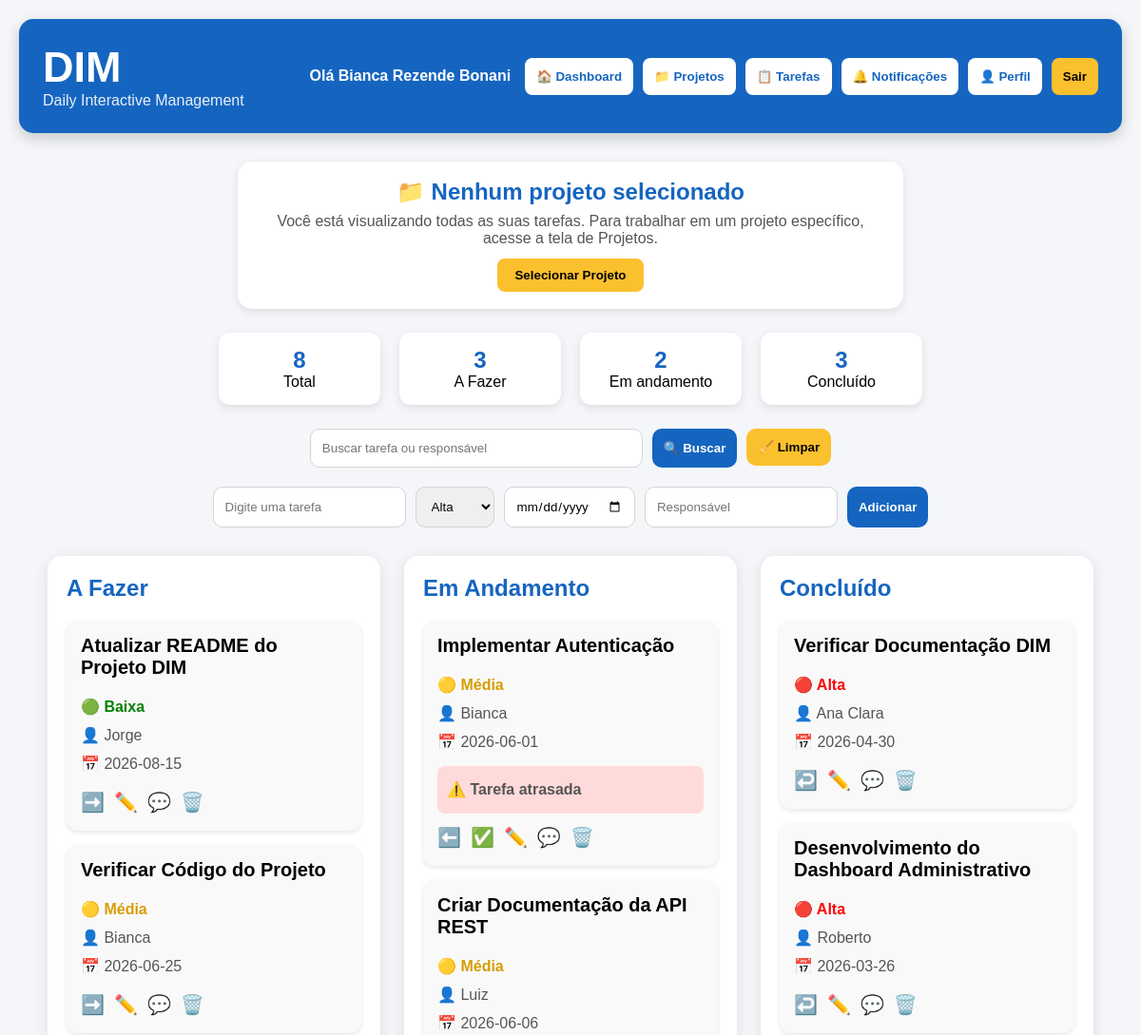
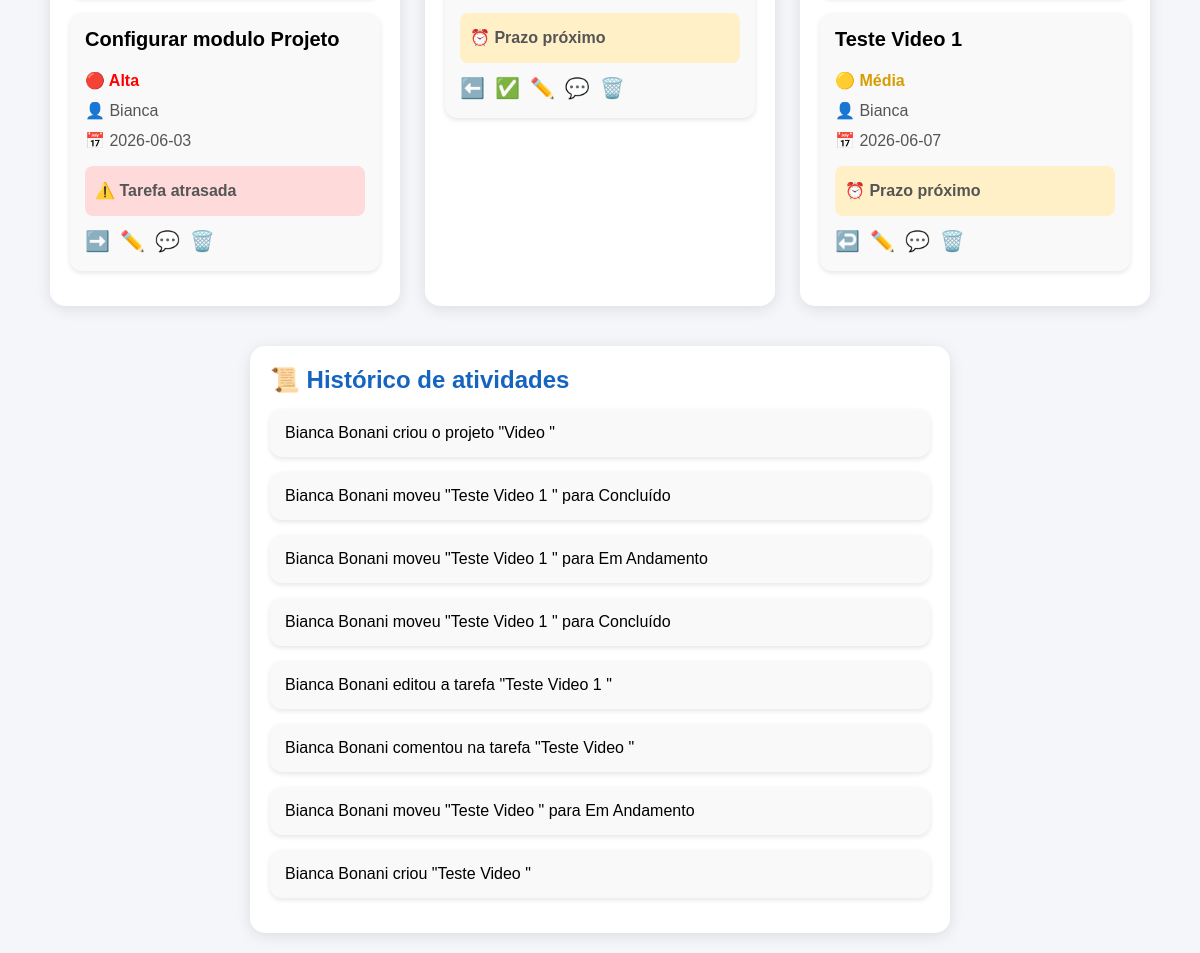
/dashboard (signed in), run on the app's committed database (2 pictures, top to bottom).
### tables this page shows
CREATE TABLE tarefas(
                id INTEGER PRIMARY KEY AUTOINCREMENT,
                tarefa TEXT
            , status TEXT DEFAULT 'A Fazer', usuario_id INTEGER, prioridade TEXT DEFAULT 'Média', prazo TEXT, responsavel TEXT, projeto_id INTEGER);

CREATE TABLE historico(
        id INTEGER PRIMARY KEY AUTOINCREMENT,
        mensagem TEXT
    );

### app.py (the view, shortened to what this page needs)
@app.route("/dashboard", methods=["GET", "POST"])
def dashboard():
    if "usuario_id" not in session:
        return redirect("/login")
    conexao = get_db()
    cursor = conexao.cursor()
    projeto_id = session.get("projeto_id")
    projeto_nome = session.get("projeto_nome")
    busca = request.args.get("busca", "")
    if projeto_id:
        cursor.execute("""
        SELECT id, tarefa, status, usuario_id, prioridade, prazo, responsavel
        FROM tarefas
        WHERE usuario_id=?
        AND projeto_id=?
        """, (session["usuario_id"], projeto_id))
    else:
        cursor.execute("""
        SELECT id, tarefa, status, usuario_id, prioridade, prazo, responsavel
        FROM tarefas
        WHERE usuario_id=?
        """, (session["usuario_id"],))
    tarefas = cursor.fetchall()
    tarefas_novas = []
    hoje = date.today()
    for tarefa in tarefas:
        tarefa = list(tarefa)
        atrasada = False
        proximo = False
        if tarefa[5]:
            try:
                prazo = datetime.strptime(tarefa[5], "%Y-%m-%d").date()
                if prazo < hoje and tarefa[2] != "Concluído":
                    atrasada = True
                elif hoje <= prazo <= hoje + timedelta(days=2):
                    proximo = True
            except:
                pass
        tarefa.append(atrasada)
        tarefa.append(proximo)
        tarefas_novas.append(tarefa)
    tarefas = tarefas_novas
    total = len(tarefas)
    fazer = len([t for t in tarefas if t[2] == "A Fazer"])
    andamento = len([t for t in tarefas if t[2] == "Em Andamento"])
    concluido = len([t for t in tarefas if t[2] == "Concluído"])
    cursor.execute("""
    SELECT *
    FROM historico
    ORDER BY id DESC
    LIMIT 8
    """)
    historico = cursor.fetchall()
    conexao.close()
    return render_template(
        "dashboard.html",
        tarefas=tarefas,
        historico=historico,
        busca=busca,
        total=total,
        fazer=fazer,
        andamento=andamento,
        concluido=concluido,
        projeto_nome=projeto_nome
    )

### app.py (called while the page is built)
def get_db():
    conexao = sqlite3.connect("dim.db")
    return conexao

### templates/dashboard.html (shortened to what this page needs)
<!DOCTYPE html>
<html lang="pt-BR">
<head>
</head>
<body>
<div class="topo">
<div class="logo">
<h1>DIM</h1>
<p>Daily Interactive Management</p>
</div>
<div class="usuario-topo">
<span>Olá {{session["nome"]}}</span>
<div class="menu-botoes">
<a href="/dashboard">
<button class="btn-projetos">
🏠 Dashboard
</button>
</a>
<a href="/projetos">
<button class="btn-projetos">
📁 Projetos
</button>
</a>
<a href="/tarefas">
<button class="btn-projetos">
📋 Tarefas
</button>
</a>
<a href="/notificacoes">
<button class="btn-projetos">
🔔 Notificações
</button>
</a>
<a href="/perfil">
<button class="btn-perfil">
👤 Perfil
</button>
</a>
<a href="/logout">
<button class="btn-sair">
Sair
</button>
</a>
</div>
</div>
</div>
<div class="projeto-atual">
{% if projeto_nome %}
<h2>📁 Projeto atual: {{ projeto_nome }}</h2>
<p>
As tarefas exibidas abaixo pertencem ao projeto selecionado.
</p>
<a href="/limpar_projeto">
<button>
Ver todas as tarefas
</button>
</a>
{% else %}
<h2>📁 Nenhum projeto selecionado</h2>
<p>
Você está visualizando todas as suas tarefas. Para trabalhar em um projeto específico, acesse a tela de Projetos.
</p>
<a href="/projetos">
<button>
Selecionar Projeto
</button>
</a>
{% endif %}
</div>
<div class="estatisticas">
<div class="stat">
<h2>{{total}}</h2>
<p>Total</p>
</div>
<div class="stat">
<h2>{{fazer}}</h2>
<p>A Fazer</p>
</div>
<div class="stat">
<h2>{{andamento}}</h2>
<p>Em andamento</p>
</div>
<div class="stat">
<h2>{{concluido}}</h2>
<p>Concluído</p>
</div>
</div>
<form method="GET" class="busca">
<input
type="text"
name="busca"
value="{{busca}}"
placeholder="Buscar tarefa ou responsável">
<button type="submit">
🔍 Buscar
</button>
<a href="/dashboard">
<button type="button" class="limpar">
🧹 Limpar
</button>
</a>
</form>
<form method="POST" class="formulario">
<input
type="text"
name="tarefa"
placeholder="Digite uma tarefa">
<select name="prioridade">
<option>Alta</option>
</select>
<input
type="date"
name="prazo">
<input
type="text"
name="responsavel"
placeholder="Responsável">
<button>
Adicionar
</button>
</form>
<div class="kanban">
{% for coluna in ["A Fazer","Em Andamento","Concluído"] %}
<div class="coluna">
<h2>{{coluna}}</h2>
{% for tarefa in tarefas %}
{% if tarefa[2]==coluna %}
<div class="card">
<b>
{{tarefa[1]}}
</b>
<div class="info">
{% if tarefa[4]=="Alta" %}
<div class="prioridade-alta">
🔴 Alta
</div>
{% elif tarefa[4]=="Média" %}
<div class="prioridade-media">
🟡 Média
</div>
{% else %}
<div class="prioridade-baixa">
🟢 Baixa
</div>
{% endif %}
👤 {{tarefa[6]}}
<br>
📅 {{tarefa[5]}}
{% if tarefa[8] %}
<div class="proximo">
⏰ Prazo próximo
</div>
{% endif %}
{% if tarefa[7] %}
<div class="atrasada">
⚠️ Tarefa atrasada
</div>
{% endif %}
<div class="acoes">
{% if coluna=="A Fazer" %}
<a href="/mudar/{{tarefa[0]}}/Em Andamento" title="Mover para Em Andamento">
➡️
</a>
{% elif coluna=="Em Andamento" %}
<a href="/mudar/{{tarefa[0]}}/A Fazer" title="Voltar para A Fazer">
⬅️
</a>
<a href="/mudar/{{tarefa[0]}}/Concluído" title="Mover para Concluído">
✅
</a>
{% elif coluna=="Concluído" %}
<a href="/mudar/{{tarefa[0]}}/Em Andamento" title="Voltar para Em Andamento">
↩️
</a>
{% endif %}
<a href="/editar/{{tarefa[0]}}" title="Editar tarefa">
✏️
</a>
<a href="/comentarios/{{tarefa[0]}}" title="Comentários">
💬
</a>
<a href="/excluir/{{tarefa[0]}}" title="Excluir tarefa">
🗑️
</a>
</div>
</div>
</div>
{% endif %}
{% endfor %}
</div>
{% endfor %}
</div>
<div class="historico">
<h2>
📜 Histórico de atividades
</h2>
{% for item in historico %}
<div class="card">
{{item[1]}}
</div>
{% endfor %}
</div>
</body>
</html>

### templates/dashboard.html (style rules this page uses)
* { margin:0; padding:0; box-sizing:border-box; font-family:Arial; }
body { background:#f4f6f9; padding:20px; }
.topo { background:#1565C0; color:white; padding:25px; border-radius:15px; display:flex; justify-content:space-between; align-items:center; margin-bottom:30px; box-shadow:0px 5px 15px rgba(0,0,0,0.2); }
.logo h1 { font-size:45px; }
.logo p { font-size:16px; opacity:0.9; }
.usuario-topo { display:flex; align-items:center; gap:15px; }
.usuario-topo span { font-size:16px; font-weight:bold; }
.menu-botoes { display:flex; gap:10px; }
.menu-botoes a { text-decoration:none; }
.btn-projetos { background:white; color:#1565C0; border:none; padding:12px; border-radius:8px; font-weight:bold; cursor:pointer; }
.btn-perfil { background:white; color:#1565C0; border:none; padding:12px; border-radius:8px; font-weight:bold; cursor:pointer; }
.btn-sair { background:#FBC02D; color:black; border:none; padding:12px; border-radius:8px; font-weight:bold; cursor:pointer; }
.projeto-atual { background:white; width:700px; margin:0 auto 25px auto; padding:18px; border-radius:15px; box-shadow:0px 3px 10px rgba(0,0,0,0.1); text-align:center; }
.projeto-atual h2 { color:#1565C0; margin-bottom:8px; }
.projeto-atual p { color:#555; }
.projeto-atual a { text-decoration:none; }
.projeto-atual button { margin-top:12px; background:#FBC02D; color:black; border:none; padding:10px 18px; border-radius:8px; font-weight:bold; cursor:pointer; }
.estatisticas { display:flex; justify-content:center; gap:20px; margin-bottom:25px; }
.stat { background:white; padding:15px; width:170px; text-align:center; border-radius:12px; box-shadow:0px 3px 10px rgba(0,0,0,0.1); }
.stat h2 { color:#1565C0; }
.busca { display:flex; justify-content:center; gap:10px; margin-bottom:20px; }
.busca input { padding:12px; width:350px; border-radius:10px; border:1px solid lightgray; }
.busca button { background:#1565C0; color:white; border:none; padding:12px; border-radius:10px; font-weight:bold; cursor:pointer; }
.busca .limpar { background:#FBC02D; color:black; }
.formulario { display:flex; justify-content:center; gap:10px; margin-bottom:30px; }
.formulario input, .formulario select { padding:12px; border-radius:10px; border:1px solid lightgray; }
.formulario button { background:#1565C0; color:white; border:none; padding:12px; border-radius:10px; font-weight:bold; cursor:pointer; }
.kanban { display:flex; gap:25px; justify-content:center; }
.coluna { background:white; width:350px; padding:20px; border-radius:15px; box-shadow:0px 3px 15px rgba(0,0,0,0.1); }
.coluna h2 { margin-bottom:20px; color:#1565C0; }
.card { background:#f9f9f9; padding:15px; border-radius:12px; margin-bottom:15px; box-shadow:0px 2px 5px rgba(0,0,0,0.1); }
.card b { font-size:20px; }
.info { margin-top:15px; color:#555; line-height:30px; }
.prioridade-alta { color:red; font-weight:bold; }
.prioridade-media { color:#d79d00; font-weight:bold; }
.prioridade-baixa { color:green; font-weight:bold; }
.atrasada { background:#ffdada; padding:10px; margin-top:10px; border-radius:8px; font-weight:bold; }
.proximo { background:#fff0c7; padding:10px; margin-top:10px; border-radius:8px; font-weight:bold; }
.acoes { display:flex; gap:10px; margin-top:10px; }
.acoes a { text-decoration:none; font-size:20px; }
.historico { width:700px; margin:auto; margin-top:40px; background:white; padding:20px; border-radius:15px; box-shadow:0px 3px 15px rgba(0,0,0,0.1); }
.historico h2 { color:#1565C0; margin-bottom:15px; }

### data on the page
tarefas: tarefa "Atualizar README do Projeto DIM", prioridade "🟢 Baixa", responsavel "Jorge", prazo "2026-08-15"
tarefas: tarefa "Verificar Código do Projeto", prioridade "🟡 Média", responsavel "Bianca", prazo "2026-06-25"
tarefas: tarefa "Configurar modulo Projeto", prioridade "🔴 Alta", responsavel "Bianca", prazo "2026-06-03", shows "⚠️ Tarefa atrasada"
tarefas: tarefa "Implementar Autenticação", prioridade "🟡 Média", responsavel "Bianca", prazo "2026-06-01", shows "⚠️ Tarefa atrasada"
tarefas: tarefa "Criar Documentação da API REST", prioridade "🟡 Média", responsavel "Luiz", prazo "2026-06-06", shows "⏰ Prazo próximo"
tarefas: tarefa "Verificar Documentação DIM", prioridade "🔴 Alta", responsavel "Ana Clara", prazo "2026-04-30"
tarefas: tarefa "Desenvolvimento do Dashboard Administrativo", prioridade "🔴 Alta", responsavel "Roberto", prazo "2026-03-26"
tarefas: tarefa "Teste Video 1", prioridade "🟡 Média", responsavel "Bianca", prazo "2026-06-07", shows "⏰ Prazo próximo"
historico: mensagem "Bianca Bonani criou o projeto \"Video \""
historico: mensagem "Bianca Bonani moveu \"Teste Video 1 \" para Concluído"
historico: mensagem "Bianca Bonani moveu \"Teste Video 1 \" para Em Andamento"
historico: mensagem "Bianca Bonani moveu \"Teste Video 1 \" para Concluído"
historico: mensagem "Bianca Bonani editou a tarefa \"Teste Video 1 \""
historico: mensagem "Bianca Bonani comentou na tarefa \"Teste Video \""
historico: mensagem "Bianca Bonani moveu \"Teste Video \" para Em Andamento"
historico: mensagem "Bianca Bonani criou \"Teste Video \""

### other printed values
{{ session["nome"] }} "Bianca Rezende Bonani"
{{ total }} "8"
{{ fazer }} "3"
{{ andamento }} "2"
{{ concluido }} "3"
{{ coluna }} "A Fazer" "Em Andamento" "Concluído"
